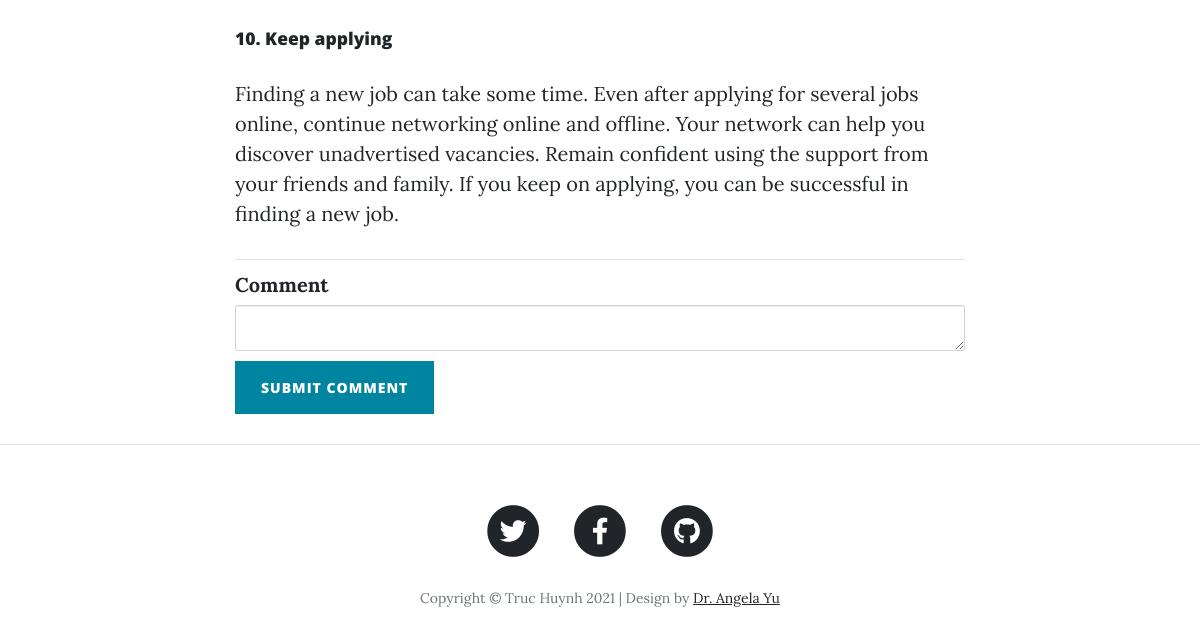
/post/1 (lower part), run on an earlier commit of the app's database.
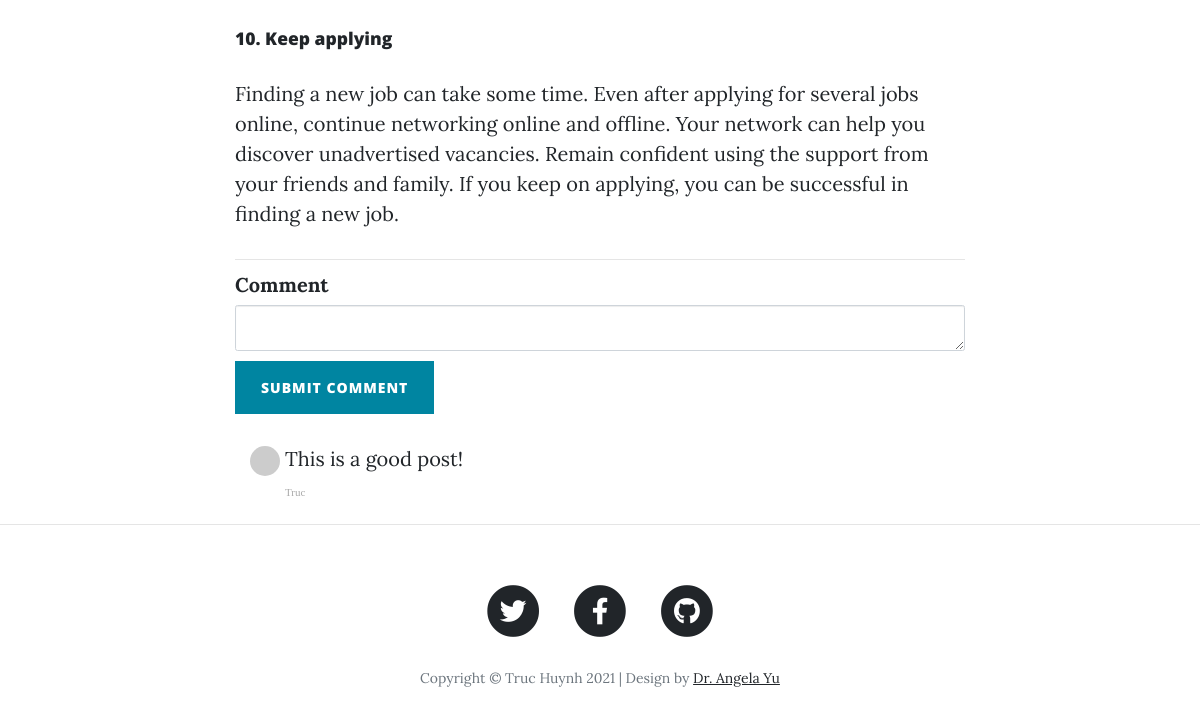
And on a later commit of the database.
### main.py (models this page shows)
class Comment(db.Model):
    __tablename__ = "comments"
    id = db.Column(db.Integer, primary_key=True)
    post_id = db.Column(db.Integer, db.ForeignKey("blog_posts.id"))
    author_id = db.Column(db.Integer, db.ForeignKey("users.id"))
    parent_post = relationship("BlogPost", back_populates="comments")
    comment_author = relationship("User", back_populates="comments")
    text = db.Column(db.Text, nullable=False)

class User(UserMixin, db.Model):
    __tablename__ = "users"
    id = db.Column(db.Integer, primary_key=True)
    email = db.Column(db.String(100), unique=True)
    password = db.Column(db.String(100))
    name = db.Column(db.String(100))
    posts = relationship("BlogPost", back_populates="author")
    comments = relationship("Comment", back_populates="comment_author")

### main.py (the view, shortened to what this page needs)
@app.route("/post/<int:post_id>", methods=["GET", "POST"])
def show_post(post_id):
    form = CommentForm()
    requested_post = BlogPost.query.get(post_id)
    return render_template("post.html", post=requested_post, form=form, current_user=current_user)

### forms.py
class CommentForm(FlaskForm):
    comment_text = CKEditorField("Comment", validators=[DataRequired()])
    submit = SubmitField("Submit Comment")

### templates/post.html (shortened to what this page needs)
{% extends 'bootstrap/base.html' %}
{% import "bootstrap/wtf.html" as wtf %}
{% block content %}
{% include "header.html" %}
<article>
    <div class="container">
        <div class="row">
            <div class="col-lg-8 col-md-10 mx-auto">
                {{ post.body|safe }}
                <hr>
                {{ wtf.quick_form(form, novalidate=True, button_map={"submit": "primary"}) }}
                <div class="col-lg-8 col-md-10 mx-auto comment">
                    {% for comment in post.comments: %}
                    <ul class="commentList">
                        <li>
                            <div class="commenterImage">
                                <img src="{{ comment.comment_author.email | gravatar }}"/>
                            </div>
                            <div class="commentText">
                                {{comment.text|safe}}
                                <span class="date sub-text">{{comment.comment_author.name}}</span>
                            </div>
                        </li>
                    </ul>
                    {% endfor %}
                </div>
            </div>
        </div>
    </div>
</article>
<hr>
{% include "footer.html" %}
{% endblock %}

What changed in the data, as far as the page shows it:
added Comment: text "This is a good post!", comment_author.name "Truc"
